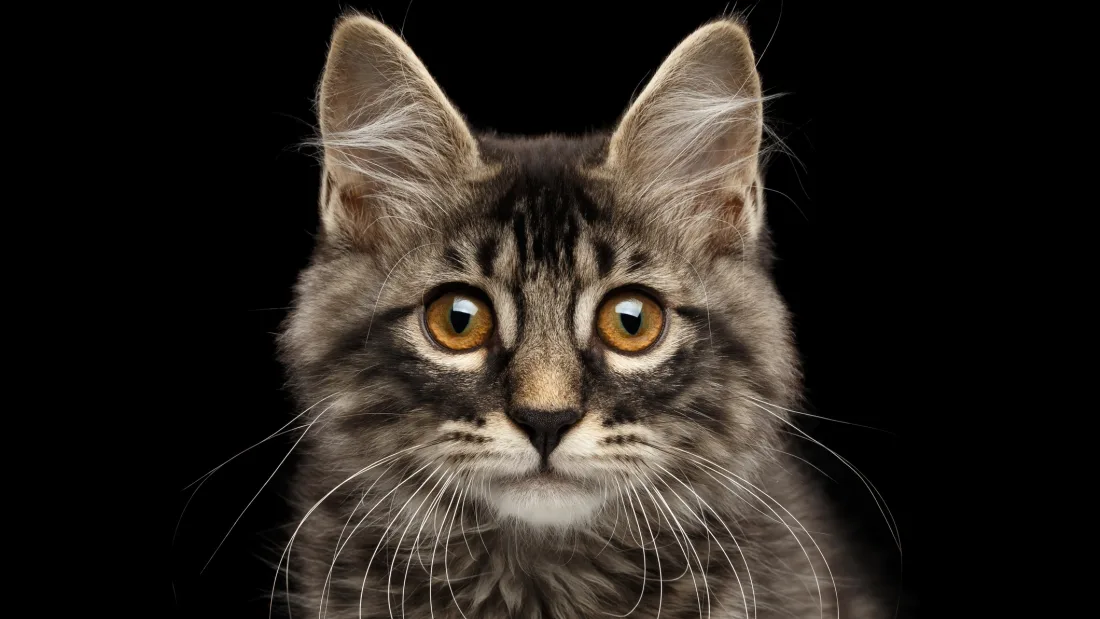
#> input picture ImageToPix_PixToImage/ImageToPix_PixToImage/image.png, 1100 x 619 px
$ jupyter execute ImageToPix_PixToImage.ipynb
#> lines starting #> are read from the running program, lines starting #| are printed output that depends on the picture
[cell 1]
from PIL import Image
import numpy as np
import pandas as pd

Converting Image to Pixels In a CSV

[cell 2]
#creating image object
colourImg = Image.open("image.png")
#> colourImg is the input picture: PIL image 1100x619 RGBA; mean R, G, B, A 41.8, 36.3, 30.7, 255

#converting image to rgb format
colourPixels = colourImg.convert("RGB")

#converting image pixels to array and resizing array
colourArray = np.array(colourPixels.getdata()).reshape(colourImg.size + (3,))
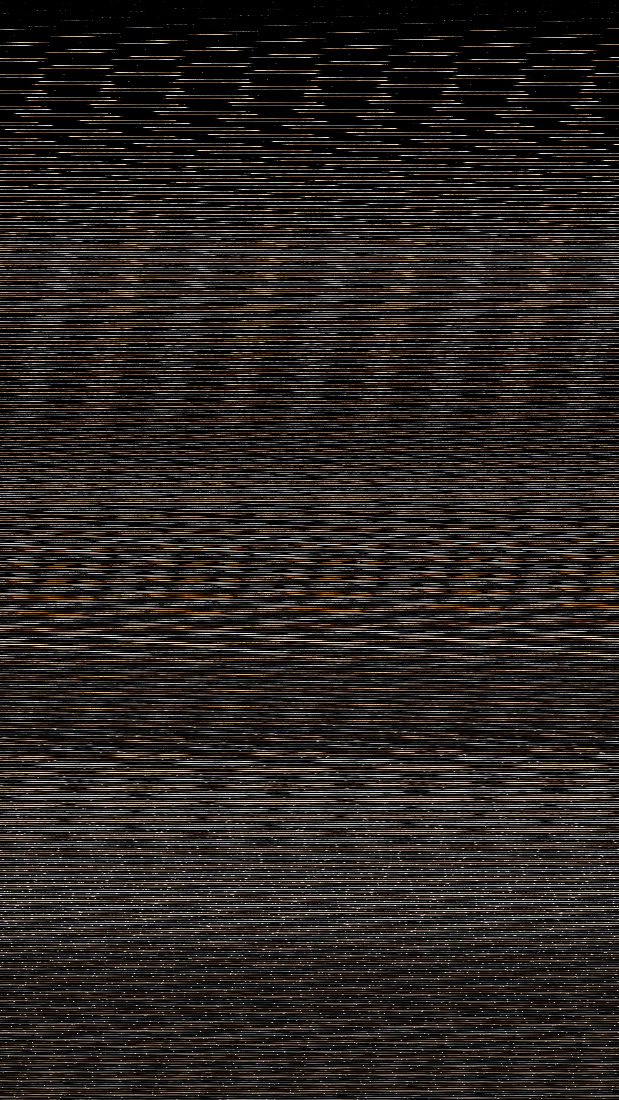
#> colourArray: shape (1100, 619, 3) int64; mean R, G, B 41.8, 36.3, 30.7

#np.moveaxis Move axes of an array to new positions.
#Other axes remain in their original order.
#Compute an array where the subarrays contain index
#values 0, 1, … varying only along the corresponding axis.
indicesArray = np.moveaxis(np.indices(colourImg.size), 0, 2)
print(colourImg.size)
#| (1100, 619)


#Stack arrays in sequence depth wise (along third axis).
#-1 is for removing the axis formed when axises are moved
allArray = np.dstack((indicesArray, colourArray)).reshape((-1, 5))

#converting numpy array to dataframe
df_rgb_xy = pd.DataFrame(allArray, columns=["y", "x", "red","green","blue"])
#> df_rgb_xy = table of 680900 rows and 5 columns

[cell 3]
#shape of pixels array
colourArray.shape
#> Out = (1100, 619, 3)

[cell 4]
#dataframe formes by the pixels of image with their corresponding position
df_rgb_xy
#> Out = table of 680900 rows and 5 columns

[cell 5]
#saving dataframe to csv
df_rgb_xy.to_csv('xy_rgb_ValuesOfImage.csv')

[cell 6]
#calculation RGB in percentage
df_rgb_percentage_xy=df_rgb_xy
#> df_rgb_percentage_xy = table of 680900 rows and 5 columns
#appending RGB percentage columns
df_rgb_percentage_xy['R%'] = (df_rgb_xy.red /255)*100
df_rgb_percentage_xy['G%'] = (df_rgb_xy.green /255)*100
df_rgb_percentage_xy['B%'] = (df_rgb_xy.blue /255)*100

[cell 7]
#dataframe with RGB percentage columns
df_rgb_percentage_xy
#> Out = table of 680900 rows and 8 columns

[cell 8]
#saving RGB percentage dataframe to csv
df_rgb_percentage_xy.to_csv('rgb_percentage_xy_ValuesOfImage.csv')

Converting Pixels From CSV to Image

[cell 9]
#importing RGB percentage csv to dataframe

df_rgb_percentage_xy = pd.read_csv("rgb_percentage_xy_ValuesOfImage.csv")

[cell 10]
#selecting columns which we need to display image
df_rgb=df_rgb_percentage_xy[["red","green","blue"]]

[cell 11]
#dataframe of selected columns
df_rgb

[cell 12]
#inserting column in dataframe taht contain max rgb value
df_rgb['Max_rgb_value'] = "255"

[cell 13]
#converting dataframe to array
pixArray=df_rgb.values

[cell 14]
#extracting height and width of image
height, width=colourImg.size
#> height = 1100; width = 619

[cell 15]
#reshaping array for applying in function
pixArray=pixArray.reshape(width,height,  4)

[cell 16]
#reshaped array
pixArray

[cell 17]
print(pixArray.shape)
#| (619, 1100, 4)
print(pixArray.dtype)
#| object
